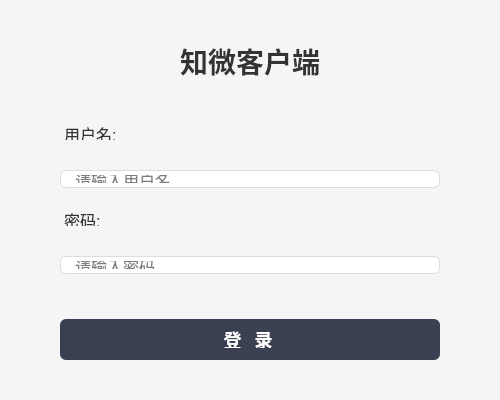
<?xml version="1.0" encoding="UTF-8"?>
<ui version="4.0">
 <class>LoginWindow</class>
 <widget class="QMainWindow" name="LoginWindow">
  <property name="geometry">
   <rect>
    <x>0</x>
    <y>0</y>
    <width>500</width>
    <height>400</height>
   </rect>
  </property>
  <property name="minimumSize">
   <size>
    <width>500</width>
    <height>400</height>
   </size>
  </property>
  <property name="windowTitle">
   <string>数据分析客户端 - 登录</string>
  </property>
  <property name="styleSheet">
   <string notr="true">QMainWindow {
    background-color: #f5f5f5;
}
QMessageBox {
    background-color: white;
}
QMessageBox QPushButton {
    padding: 5px 15px;
    border-radius: 4px;
    background-color: #3a3f51;
    color: white;
    min-width: 80px;
    min-height: 25px;
}
QMessageBox QPushButton:hover {
    background-color: #2c3143;
}</string>
  </property>
  <widget class="QWidget" name="centralwidget">
   <layout class="QVBoxLayout" name="main_layout">
    <property name="spacing">
     <number>25</number>
    </property>
    <property name="leftMargin">
     <number>60</number>
    </property>
    <property name="topMargin">
     <number>40</number>
    </property>
    <property name="rightMargin">
     <number>60</number>
    </property>
    <property name="bottomMargin">
     <number>40</number>
    </property>
    <item>
     <widget class="QLabel" name="title_label">
      <property name="text">
       <string>知微客户端</string>
      </property>
      <property name="alignment">
       <set>Qt::AlignCenter</set>
      </property>
      <property name="styleSheet">
       <string notr="true">font-size: 28px; font-weight: bold; color: #333; margin-bottom: 20px;</string>
      </property>
     </widget>
    </item>
    <item>
     <layout class="QVBoxLayout" name="username_layout">
      <item>
       <widget class="QLabel" name="username_label">
        <property name="text">
         <string>用户名:</string>
        </property>
        <property name="styleSheet">
         <string notr="true">color: #333; font-size: 16px; margin-bottom: 5px;</string>
        </property>
       </widget>
      </item>
      <item>
       <widget class="QLineEdit" name="username_edit">
        <property name="minimumHeight">
         <number>45</number>
        </property>
        <property name="placeholderText">
         <string>请输入用户名</string>
        </property>
        <property name="styleSheet">
         <string notr="true">QLineEdit {
    padding: 12px;
    border: 1px solid #ddd;
    border-radius: 6px;
    font-size: 16px;
    background-color: white;
    color: #000000;
}
QLineEdit:focus {
    border: 2px solid #3a3f51;
}</string>
        </property>
       </widget>
      </item>
     </layout>
    </item>
    <item>
     <layout class="QVBoxLayout" name="password_layout">
      <item>
       <widget class="QLabel" name="password_label">
        <property name="text">
         <string>密码:</string>
        </property>
        <property name="styleSheet">
         <string notr="true">color: #333; font-size: 16px; margin-bottom: 5px;</string>
        </property>
       </widget>
      </item>
      <item>
       <widget class="QLineEdit" name="password_edit">
        <property name="minimumHeight">
         <number>45</number>
        </property>
        <property name="echoMode">
         <enum>QLineEdit::Password</enum>
        </property>
        <property name="placeholderText">
         <string>请输入密码</string>
        </property>
        <property name="styleSheet">
         <string notr="true">QLineEdit {
    padding: 12px;
    border: 1px solid #ddd;
    border-radius: 6px;
    font-size: 16px;
    background-color: white;
    color: #000000;
}
QLineEdit:focus {
    border: 2px solid #3a3f51;
}</string>
        </property>
       </widget>
      </item>
     </layout>
    </item>
    <item>
     <widget class="QPushButton" name="login_button">
      <property name="minimumHeight">
       <number>50</number>
      </property>
      <property name="text">
       <string>登 录</string>
      </property>
      <property name="styleSheet">
       <string notr="true">QPushButton {
    background-color: #3a3f51;
    color: white;
    border: none;
    border-radius: 6px;
    padding: 12px 24px;
    font-size: 18px;
    font-weight: bold;
    min-width: 250px;
    margin-top: 20px;
    letter-spacing: 4px;
}
QPushButton:hover {
    background-color: #2c3143;
}
QPushButton:pressed {
    background-color: #1f2532;
}</string>
      </property>
     </widget>
    </item>
   </layout>
  </widget>
 </widget>
 <resources/>
 <connections/>
</ui> 
